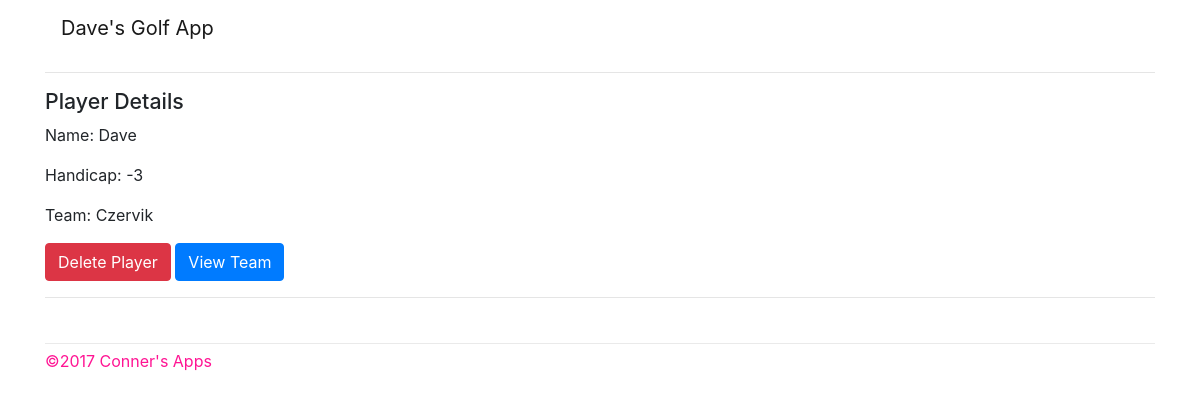
Screenshot of /player/2/ with the database file from the repository.
### golf/models.py (models this page shows, shortened)
class Player(models.Model):
    name = models.CharField(max_length=50, unique=True)
    handicap = models.IntegerField()
    team = models.ForeignKey('Team', on_delete=models.CASCADE)

class Team(models.Model):
    name = models.CharField(max_length=50, unique=True)
    def __str__(self):
        return self.name

### golf/player/views.py (the view)
# urls.py: url(r'^(?P<pk>\d+)/$', views.detail, name="detail"),
def detail(request, pk, **kwargs):
    player = get_object_or_404(Player, pk=pk)
    team = player.team
    return render(request, 'golf/player/detail.html',
            {
                'player': player,
                'team': team,
            }
        )

### golf/templates/golf/player/detail.html
{% extends 'layout.html' %}
{% block content %}
  <h2>
      {% block pagetitle %}
      Player Details
      {% endblock %}
  </h2>
  <p>Name: {{ player.name }}</p>
  <p>Handicap: {{ player.handicap }}</p>
  <p>Team: {{ team }}</p>
  <a role="button" class="btn btn-danger confirm-delete"
    href="{% url 'golf:player:delete' player.pk %}">Delete Player</a>
  <a role="button" class="btn btn-primary confirm-delete"
    href="{% url 'golf:teams:detail' team.pk %}">View Team</a>
{% endblock %}

### core/static/golf/css/style.css (style rules this page uses)
#content h2 { font-size: 16pt; }

### rows the page displays
Player: name "Dave", handicap "-3"
Team: name "Czervik"
